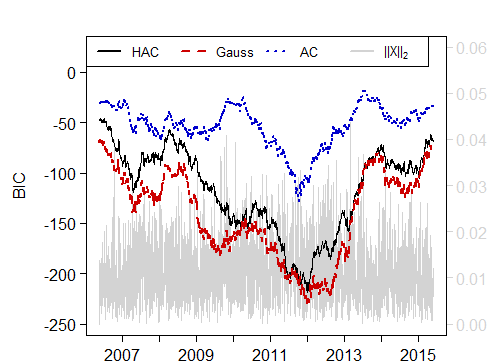

Source code (R):
# clear all variables and close windows
rm(list = ls(all = TRUE))
graphics.off()

# specify working directory and load the data
# setwd("...")
BIC       = read.table("BIC")
BIC       = as.matrix(BIC)
dates     = read.table("dates")
dates     = dates[-c(1:5575), ]  
dates     = as.matrix(dates)
labels    = as.numeric(format(as.Date(dates, "%Y-%m-%d"), "%Y"))
where.put = c(which(diff(labels) == 1) + 1)

# The plot
par(mai = (c(0, 0.8, 0.1, 0.2) + 0.4), mgp = c(3, 0.5, 0))
plot_colours = c("black", "red3", "blue3", "light grey")
plot(BIC[, 3], pch = 15, xlab = "", ylab = "", ylim = c(0, 0.06), axes = FALSE, type = "l", col = plot_colours[4])
axis(4, ylim = c(0, 0.06), col = plot_colours[4], col.axis = "light grey", las = 1, cex = 0.8, tck = -0.02)
par(new = T)
plot(BIC[, 1], xaxt = "n", type = "l", xlab = "", ylab = "BIC", ylim = c(-250, 25), pch = 21, col = plot_colours[1], 
    las = 1, cex = 0.8, tck = -0.02)

# points where changes in structure
for (i in 2: dim(BIC)[1]) {
    if (BIC[i, 2] != BIC[(i - 1), 2]) {
        points(i, -250, pch = 19, col = "red")  
    }
}
axis(1, at = where.put, labels = labels[where.put], cex = 0.8, tck = -0.02)
lines(BIC[, 5], type = "l", pch = 22, lty = 2, lwd = 2, col = plot_colours[2])
lines(BIC[, 4], type = "l", pch = 23, lty = 3, lwd = 2, col = plot_colours[3])

# add legend
legend("topleft", c("HAC", "Gauss", "AC", expression("||X||"[2])), lty = 1:3, lwd = 2, col = plot_colours[1:4], 
    cex = 0.8, ncol = 4) 
